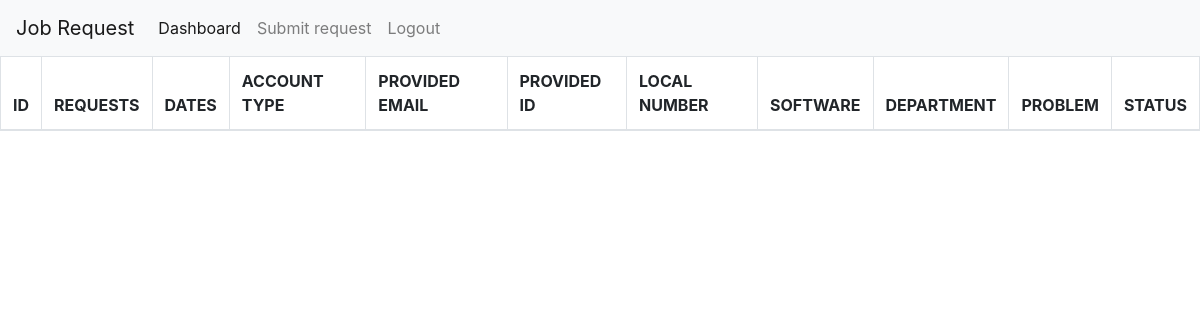
/dashboard.php, run on an earlier commit of the app's database.
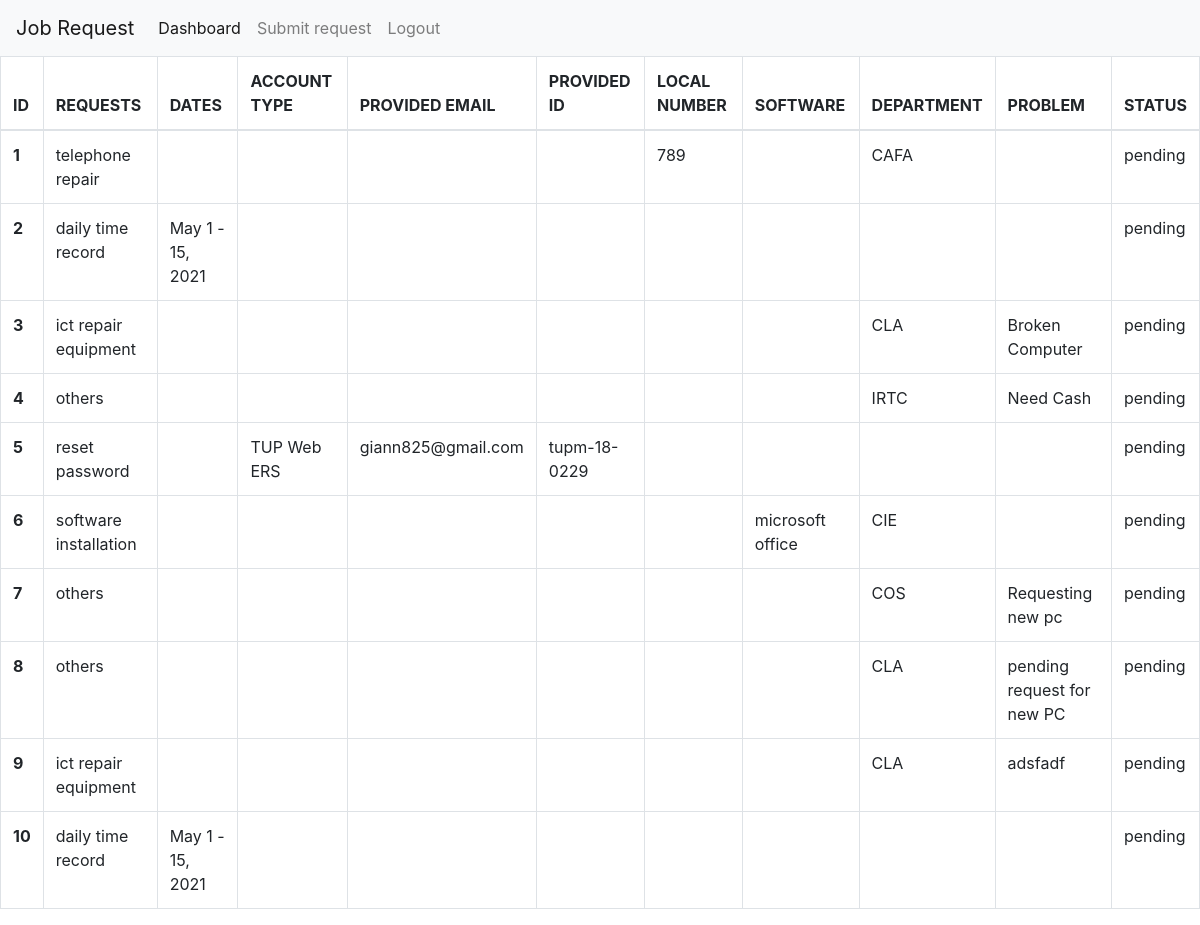
And on a later commit of the database.
### tables this page shows
CREATE TABLE `requests` (
  `id` int(11) NOT NULL,
  `request` varchar(255) NOT NULL,
  `dates` varchar(255) NOT NULL,
  `account_type` varchar(255) NOT NULL,
  `provided_email` varchar(255) NOT NULL,
  `provided_id` varchar(255) NOT NULL,
  `local_number` varchar(20) DEFAULT NULL,
  `software` varchar(255) NOT NULL,
  `dept` varchar(255) NOT NULL,
  `problem` varchar(255) NOT NULL,
  `status` varchar(255) NOT NULL DEFAULT 'pending',
  `email` varchar(255) NOT NULL
);

### dashboard.php (the view, shortened to what this page needs)
<?php
    include 'config.php';
?>
<!DOCTYPE html>
<html lang="en">
<head>
    <link rel="stylesheet" href="https://cdn.jsdelivr.net/npm/bootstrap@4.0.0/dist/css/bootstrap.min.css">
</head>
<body>
    <?php
        $sess = $_SESSION["EMAIL"];
        $sql = "SELECT * from requests where email ='$sess'";
        $sqlQuery = mysqli_query($con,$sql);
    ?>
    <nav class="navbar navbar-expand-lg navbar-light bg-light">
        <a class="navbar-brand" href="index.php">Job Request</a>
        <div class="collapse navbar-collapse" id="navbarNavAltMarkup">
            <div class="navbar-nav">
                <a class="nav-item nav-link active" href="#">Dashboard</a>
                <a class="nav-item nav-link" href="request.php">Submit request</a>
                <a class="nav-item nav-link" href="logout.php">Logout</a>
                <a class="nav-item nav-link" style="pointer-events:none"> <?php echo $_SESSION["EMAIL"]; ?></a>
            </div>
        </div>
    </nav>
    <table class="table table-bordered table-hover table-responsive-xl">
        <thead>
            <tr>
                <th scope="col">ID</th>
                <th scope="col">REQUESTS</th>
                <th scope="col">DATES</th>
                <th scope="col">ACCOUNT TYPE</th>
                <th scope="col">PROVIDED EMAIL</th>
                <th scope="col">PROVIDED ID</th>
                <th scope="col">LOCAL NUMBER</th>
                <th scope="col">SOFTWARE</th>
                <th scope="col">DEPARTMENT</th>
                <th scope="col">PROBLEM</th>
                <th scope="col">STATUS</th>
            </tr>
        </thead>
        <tbody>
            <?php
                $num = 1;
                if($sqlQuery){
                    while($row=mysqli_fetch_assoc($sqlQuery)){
                        $id = $num;
                        $request = $row['request'];
                        $dates = $row['dates'];
                        $type = $row['account_type'];
                        $email = $row['provided_email'];
                        $pid = $row['provided_id'];
                        $number = $row['local_number'];
                        $software = $row['software'];
                        $dept = $row['dept'];
                        $problem = $row['problem'];
                        $status = $row['status'];
                        echo '
                        <tr>
                          <th scope="row">'.$id.'</th>
                          <td>'.$request.'</td>
                          <td>'.$dates.'</td>
                          <td>'.$type.'</td>
                          <td>'.$email.'</td>
                          <td>'.$pid.'</td>
                          <td>'.$number.'</td>
                          <td>'.$software.'</td>
                          <td>'.$dept.'</td>
                          <td>'.$problem.'</td>
                          <td>'.$status.'</td>
                        </tr>
                        ';
                        $num++;
                    }
                }
            ?>
        </tbody>
    </table>
</body>
</html>

What changed in the data, as far as the page shows it:
now on this page (row edited): requests: id "1", request "telephone repair", local_number "789", dept "CAFA", status "pending"
now on this page (row edited): requests: id "2", request "daily time record", dates "May 1 - 15, 2021", status "pending"
now on this page (row edited): requests: id "3", request "ict repair equipment", dept "CLA", problem "Broken Computer", status "pending"
now on this page (row edited): requests: id "4", request "others", dept "IRTC", problem "Need Cash", status "pending"
now on this page (row edited): requests: id "5", request "reset password", account_type "TUP Web ERS", provided_email "giann825@gmail.com", provided "tupm-18-0229", status "pending"
now on this page (row edited): requests: id "6", request "software installation", software "microsoft office", dept "CIE", status "pending"
added requests: id "7", request "others", dept "COS", problem "Requesting new pc", status "pending"
added requests: id "8", request "others", dept "CLA", problem "pending request for new PC", status "pending"
added requests: id "9", request "ict repair equipment", dept "CLA", problem "adsfadf", status "pending"
added requests: id "10", request "daily time record", dates "May 1 - 15, 2021", status "pending"
